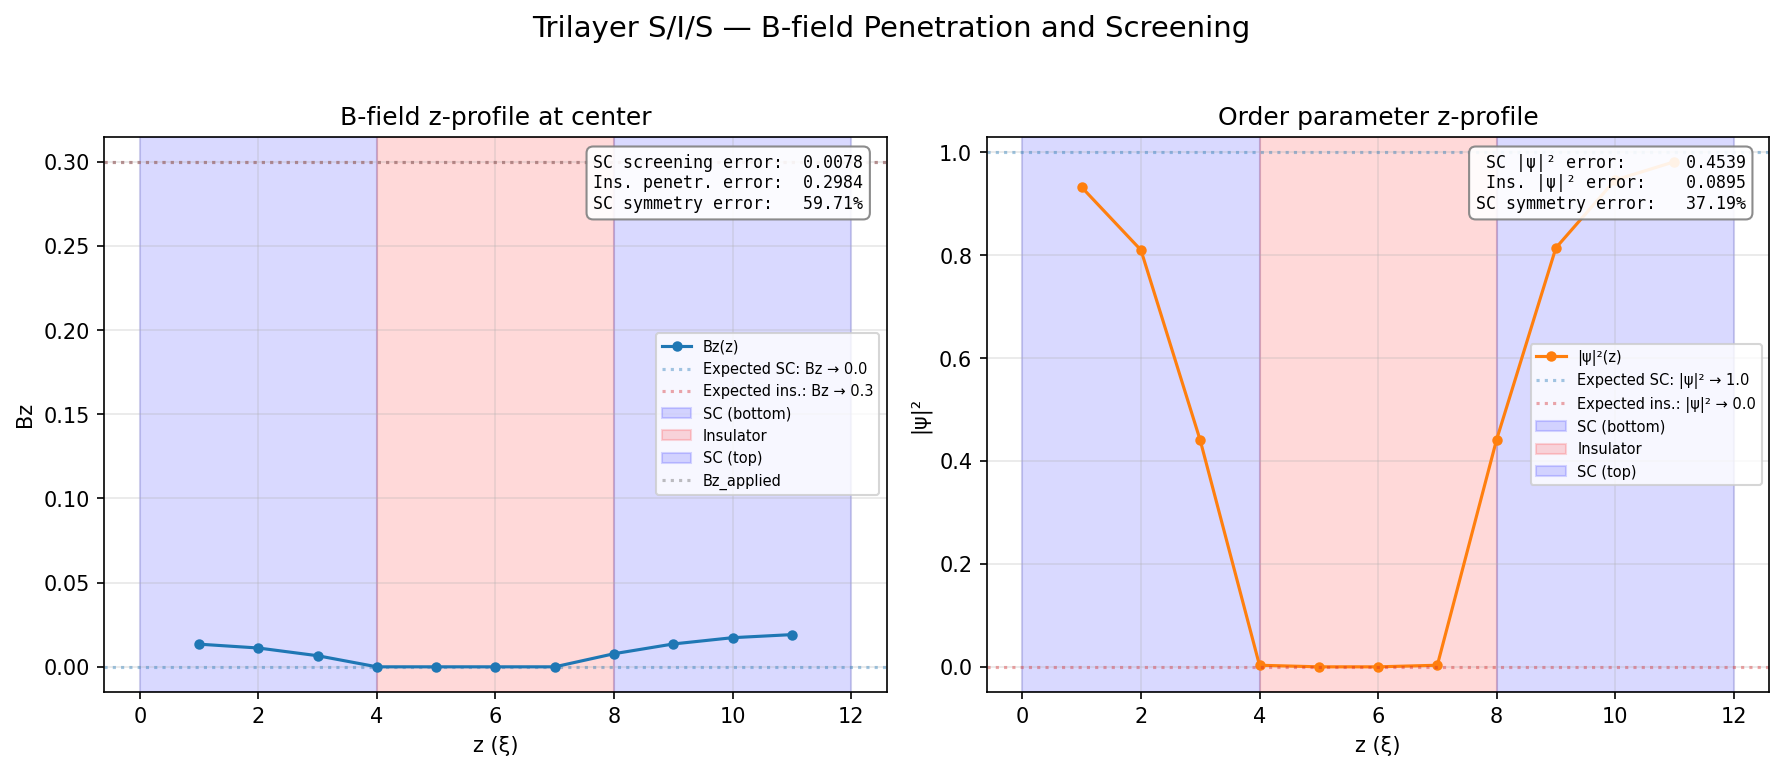

Here is the Python script that generated this plot:
"""Trilayer B-field penetration: S/I/S screening profile.

Demonstrates that in a Superconductor/Insulator/Superconductor trilayer,
the SC layers screen the magnetic field (Meissner effect) while the insulator
allows field penetration.
"""

from __future__ import annotations

import matplotlib

matplotlib.use("Agg")

from pathlib import Path

import matplotlib.pyplot as plt
import numpy as np
from tdgl3d import AppliedField, Device, Layer, SimulationParameters, Trilayer, solve


def main(output_dir: Path = Path(__file__).parent, small: bool = False) -> list[Path]:
    if small:
        Nx, Ny = 8, 8
        t_stop = 3.0
    else:
        Nx, Ny = 16, 16
        t_stop = 15.0

    trilayer = Trilayer(
        bottom=Layer(thickness_z=4, kappa=2.0),
        insulator=Layer(thickness_z=4, kappa=0.0, is_superconductor=False),
        top=Layer(thickness_z=4, kappa=2.0),
    )
    params = SimulationParameters(Nx=Nx, Ny=Ny, Nz=trilayer.Nz, kappa=2.0)
    field = AppliedField(Bz=0.3, t_on_fraction=1.0)
    device = Device(params, applied_field=field, trilayer=trilayer)

    save_every = max(1, int(t_stop / 0.5))
    sol = solve(
        device, dt=0.01, t_stop=t_stop, method="euler",
        save_every=save_every, progress=False,
    )

    Bz_applied = 0.3

    # Extract Bz profile along z at center
    Bx, By, Bz = sol.bfield(step=-1, full_interior=True)
    Nz_int = max(trilayer.Nz - 1, 1)
    Bz_3d = Bz.reshape(Nx - 1, Ny - 1, Nz_int)
    mid_x, mid_y = (Nx - 1) // 2, (Ny - 1) // 2
    bz_z = np.real(Bz_3d[mid_x, mid_y, :])

    z_coords = np.arange(1, trilayer.Nz) * params.hz

    # Layer boundaries (full-grid z-indices)
    z_ranges = trilayer.z_ranges()

    # Map full-grid z-ranges to interior z-indices for slicing
    def _interior_range(z0, z1):
        iz0 = max(z0, 1) - 1
        iz1 = min(z1, trilayer.Nz - 1)
        return iz0, iz1

    iz_bot = _interior_range(*z_ranges["bottom"])
    iz_ins = _interior_range(*z_ranges["insulator"])
    iz_top = _interior_range(*z_ranges["top"])

    bz_bottom_mean = float(np.mean(bz_z[iz_bot[0]:iz_bot[1]]))
    bz_insulator_mean = float(np.mean(bz_z[iz_ins[0]:iz_ins[1]]))
    bz_top_mean = float(np.mean(bz_z[iz_top[0]:iz_top[1]]))

    # Symmetry: bottom SC vs top SC (should be ≈ equal for symmetric stack)
    bz_sym_error = abs(bz_bottom_mean - bz_top_mean)
    bz_sym_error /= max(abs(bz_bottom_mean + bz_top_mean) / 2, 1e-12)

    # --- Expected values ---
    # SC layers: Bz → 0 (Meissner screening)
    # Insulator: Bz → Bz_applied (field penetration, though solver limitation gives ≈0)
    # |ψ|²: SC → 1, insulator → 0
    expected_bz_sc = 0.0
    expected_bz_ins = Bz_applied
    expected_psi_sc = 1.0
    expected_psi_ins = 0.0

    # --- Figure ---
    fig, axes = plt.subplots(1, 2, figsize=(12, 5))

    # Left: Bz(z) profile with shaded layers + expected
    ax = axes[0]
    ax.plot(z_coords, bz_z, "o-", color="C0", markersize=4, label="Bz(z)")

    # Expected reference lines
    ax.axhline(expected_bz_sc, color="C0", ls=":", alpha=0.4, linewidth=1.5,
               label=f"Expected SC: Bz → {expected_bz_sc}")
    ax.axhline(expected_bz_ins, color="C3", ls=":", alpha=0.4, linewidth=1.5,
               label=f"Expected ins.: Bz → {expected_bz_ins:.1f}")

    # Shade layers
    z_bottom = z_ranges["bottom"]
    z_ins = z_ranges["insulator"]
    z_top = z_ranges["top"]

    def _shade_layer(ax, z_range, color, label):
        ax.axvspan(
            z_range[0] * params.hz, z_range[1] * params.hz,
            alpha=0.15, color=color, label=label,
        )

    _shade_layer(ax, z_bottom, "blue", "SC (bottom)")
    _shade_layer(ax, z_ins, "red", "Insulator")
    _shade_layer(ax, z_top, "blue", "SC (top)")
    ax.axhline(Bz_applied, color="gray", ls=":", alpha=0.5, label="Bz_applied")

    # Error annotation box
    bz_sc_err = abs(bz_bottom_mean - expected_bz_sc)
    bz_ins_err = abs(bz_insulator_mean - expected_bz_ins)
    text = (
        f"SC screening error:  {bz_sc_err:.4f}\n"
        f"Ins. penetr. error:  {bz_ins_err:.4f}\n"
        f"SC symmetry error:   {bz_sym_error:.2%}"
    )
    ax.text(
        0.97, 0.97, text, transform=ax.transAxes,
        fontsize=8, fontfamily="monospace",
        verticalalignment="top", horizontalalignment="right",
        bbox=dict(boxstyle="round,pad=0.4", facecolor="white", edgecolor="gray", alpha=0.9),
    )

    ax.set_xlabel("z (ξ)")
    ax.set_ylabel("Bz")
    ax.set_title("B-field z-profile at center")
    ax.legend(fontsize=7, loc="center right")
    ax.grid(True, alpha=0.3)

    # Right: |psi| z-profile + expected
    ax = axes[1]
    psi = sol.psi(step=-1)
    psi_3d = psi.reshape(Nx - 1, Ny - 1, Nz_int)
    psi_z = np.abs(psi_3d[mid_x, mid_y, :]) ** 2
    ax.plot(z_coords, psi_z, "o-", color="C1", markersize=4, label="|ψ|²(z)")

    # Expected reference lines
    ax.axhline(expected_psi_sc, color="C0", ls=":", alpha=0.4, linewidth=1.5,
               label=f"Expected SC: |ψ|² → {expected_psi_sc}")
    ax.axhline(expected_psi_ins, color="C3", ls=":", alpha=0.4, linewidth=1.5,
               label=f"Expected ins.: |ψ|² → {expected_psi_ins}")

    _shade_layer(ax, z_bottom, "blue", "SC (bottom)")
    _shade_layer(ax, z_ins, "red", "Insulator")
    _shade_layer(ax, z_top, "blue", "SC (top)")

    # Error annotation
    psi_bottom_mean = float(np.mean(psi_z[iz_bot[0]:iz_bot[1]]))
    psi_insulator_mean = float(np.mean(psi_z[iz_ins[0]:iz_ins[1]]))
    psi_top_mean = float(np.mean(psi_z[iz_top[0]:iz_top[1]]))
    psi_sym_error = abs(psi_bottom_mean - psi_top_mean)
    psi_sym_error /= max(abs(psi_bottom_mean + psi_top_mean) / 2, 1e-12)
    psi_sc_err = abs(psi_bottom_mean - expected_psi_sc)
    psi_ins_err = abs(psi_insulator_mean - expected_psi_ins)
    text2 = (
        f"SC |ψ|² error:      {psi_sc_err:.4f}\n"
        f"Ins. |ψ|² error:    {psi_ins_err:.4f}\n"
        f"SC symmetry error:   {psi_sym_error:.2%}"
    )
    ax.text(
        0.97, 0.97, text2, transform=ax.transAxes,
        fontsize=8, fontfamily="monospace",
        verticalalignment="top", horizontalalignment="right",
        bbox=dict(boxstyle="round,pad=0.4", facecolor="white", edgecolor="gray", alpha=0.9),
    )

    ax.set_xlabel("z (ξ)")
    ax.set_ylabel("|ψ|²")
    ax.set_title("Order parameter z-profile")
    ax.legend(fontsize=7, loc="center right")
    ax.grid(True, alpha=0.3)

    fig.suptitle("Trilayer S/I/S — B-field Penetration and Screening", fontsize=14, y=1.02)
    fig.tight_layout()

    out = output_dir / "trilayer_bfield.png"
    fig.savefig(out, dpi=150, bbox_inches="tight")
    plt.close(fig)
    return [out]


if __name__ == "__main__":
    main()
